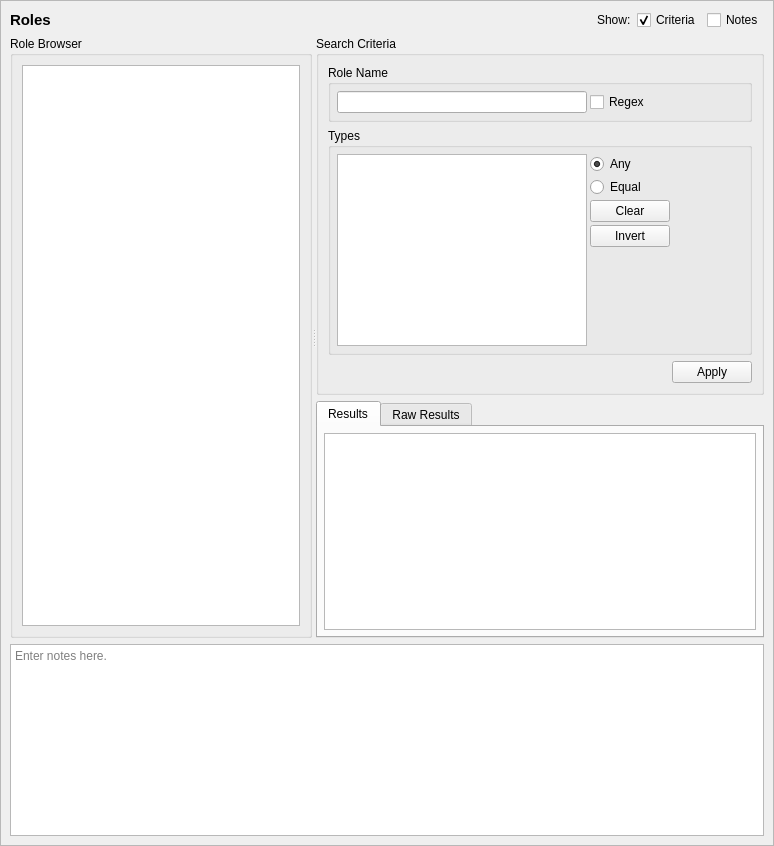
<?xml version="1.0" encoding="UTF-8"?>
<ui version="4.0">
 <class>RoleQueryTab_ui</class>
 <widget class="QScrollArea" name="RoleQueryTab_ui">
  <property name="geometry">
   <rect>
    <x>0</x>
    <y>0</y>
    <width>774</width>
    <height>846</height>
   </rect>
  </property>
  <property name="sizeAdjustPolicy">
   <enum>QAbstractScrollArea::AdjustToContents</enum>
  </property>
  <property name="widgetResizable">
   <bool>true</bool>
  </property>
  <widget class="QWidget" name="contents">
   <property name="geometry">
    <rect>
     <x>0</x>
     <y>0</y>
     <width>772</width>
     <height>844</height>
    </rect>
   </property>
   <property name="minimumSize">
    <size>
     <width>0</width>
     <height>0</height>
    </size>
   </property>
   <layout class="QGridLayout" name="gridLayout_3">
    <item row="0" column="0">
     <widget class="QLabel" name="label">
      <property name="sizePolicy">
       <sizepolicy hsizetype="Preferred" vsizetype="Fixed">
        <horstretch>0</horstretch>
        <verstretch>0</verstretch>
       </sizepolicy>
      </property>
      <property name="maximumSize">
       <size>
        <width>16777215</width>
        <height>20</height>
       </size>
      </property>
      <property name="font">
       <font>
        <pointsize>11</pointsize>
        <weight>75</weight>
        <bold>true</bold>
       </font>
      </property>
      <property name="text">
       <string>Roles</string>
      </property>
     </widget>
    </item>
    <item row="3" column="0" colspan="5">
     <widget class="QTextEdit" name="notes">
      <property name="minimumSize">
       <size>
        <width>0</width>
        <height>80</height>
       </size>
      </property>
      <property name="toolTip">
       <string>Optionally enter notes here about the query.</string>
      </property>
      <property name="placeholderText">
       <string>Enter notes here.</string>
      </property>
     </widget>
    </item>
    <item row="0" column="1">
     <spacer name="horizontalSpacer">
      <property name="orientation">
       <enum>Qt::Orientation::Horizontal</enum>
      </property>
      <property name="sizeHint" stdset="0">
       <size>
        <width>440</width>
        <height>20</height>
       </size>
      </property>
     </spacer>
    </item>
    <item row="0" column="2">
     <widget class="QLabel" name="label_2">
      <property name="text">
       <string>Show:</string>
      </property>
     </widget>
    </item>
    <item row="0" column="3">
     <widget class="QCheckBox" name="criteria_expander">
      <property name="toolTip">
       <string>Show or hide the search criteria (no settings are lost)</string>
      </property>
      <property name="text">
       <string>Criteria</string>
      </property>
      <property name="checked">
       <bool>true</bool>
      </property>
     </widget>
    </item>
    <item row="0" column="4">
     <widget class="QCheckBox" name="notes_expander">
      <property name="toolTip">
       <string>Show or hide the notes field (no data is lost)</string>
      </property>
      <property name="text">
       <string>Notes</string>
      </property>
     </widget>
    </item>
    <item row="1" column="0" rowspan="2" colspan="5">
     <widget class="QSplitter" name="splitter">
      <property name="sizePolicy">
       <sizepolicy hsizetype="Expanding" vsizetype="Preferred">
        <horstretch>0</horstretch>
        <verstretch>1</verstretch>
       </sizepolicy>
      </property>
      <property name="orientation">
       <enum>Qt::Orientation::Horizontal</enum>
      </property>
      <widget class="QGroupBox" name="browser_groupBox">
       <property name="title">
        <string>Role Browser</string>
       </property>
       <layout class="QGridLayout" name="gridLayout">
        <item row="0" column="0">
         <widget class="GetDetailsListView" name="roles"/>
        </item>
       </layout>
      </widget>
      <widget class="QWidget" name="verticalLayoutWidget">
       <layout class="QVBoxLayout" name="verticalLayout">
        <item>
         <widget class="QGroupBox" name="criteria_frame">
          <property name="sizePolicy">
           <sizepolicy hsizetype="Preferred" vsizetype="Preferred">
            <horstretch>0</horstretch>
            <verstretch>0</verstretch>
           </sizepolicy>
          </property>
          <property name="maximumSize">
           <size>
            <width>16777215</width>
            <height>16777215</height>
           </size>
          </property>
          <property name="title">
           <string>Search Criteria</string>
          </property>
          <layout class="QGridLayout" name="gridLayout_2">
           <item row="1" column="0">
            <widget class="QGroupBox" name="type_criteria">
             <property name="title">
              <string>Types</string>
             </property>
             <layout class="QGridLayout" name="gridLayout_7">
              <property name="leftMargin">
               <number>6</number>
              </property>
              <property name="topMargin">
               <number>6</number>
              </property>
              <property name="rightMargin">
               <number>6</number>
              </property>
              <property name="bottomMargin">
               <number>6</number>
              </property>
              <property name="spacing">
               <number>3</number>
              </property>
              <item row="2" column="1">
               <widget class="QPushButton" name="clear_types">
                <property name="text">
                 <string>Clear</string>
                </property>
               </widget>
              </item>
              <item row="2" column="2">
               <spacer name="horizontalSpacer_4">
                <property name="orientation">
                 <enum>Qt::Orientation::Horizontal</enum>
                </property>
                <property name="sizeHint" stdset="0">
                 <size>
                  <width>40</width>
                  <height>20</height>
                 </size>
                </property>
               </spacer>
              </item>
              <item row="3" column="1">
               <widget class="QPushButton" name="invert_types">
                <property name="text">
                 <string>Invert</string>
                </property>
               </widget>
              </item>
              <item row="1" column="1">
               <widget class="QRadioButton" name="types_equal">
                <property name="toolTip">
                 <string>A matching role will have a role set equal to the selected types.</string>
                </property>
                <property name="text">
                 <string>Equal</string>
                </property>
               </widget>
              </item>
              <item row="0" column="1">
               <widget class="QRadioButton" name="types_any">
                <property name="toolTip">
                 <string>A matching role will have any of the selected types.</string>
                </property>
                <property name="text">
                 <string>Any</string>
                </property>
                <property name="checked">
                 <bool>true</bool>
                </property>
               </widget>
              </item>
              <item row="0" column="0" rowspan="5">
               <widget class="QListView" name="types">
                <property name="sizePolicy">
                 <sizepolicy hsizetype="Expanding" vsizetype="Expanding">
                  <horstretch>0</horstretch>
                  <verstretch>0</verstretch>
                 </sizepolicy>
                </property>
                <property name="maximumSize">
                 <size>
                  <width>250</width>
                  <height>16777215</height>
                 </size>
                </property>
                <property name="toolTip">
                 <string>Match the type set of the role.</string>
                </property>
                <property name="selectionMode">
                 <enum>QAbstractItemView::ExtendedSelection</enum>
                </property>
               </widget>
              </item>
              <item row="4" column="1">
               <spacer name="verticalSpacer_2">
                <property name="orientation">
                 <enum>Qt::Orientation::Vertical</enum>
                </property>
                <property name="sizeHint" stdset="0">
                 <size>
                  <width>20</width>
                  <height>40</height>
                 </size>
                </property>
               </spacer>
              </item>
             </layout>
            </widget>
           </item>
           <item row="0" column="0">
            <widget class="QGroupBox" name="name_criteria">
             <property name="maximumSize">
              <size>
               <width>16777215</width>
               <height>120</height>
              </size>
             </property>
             <property name="title">
              <string>Role Name</string>
             </property>
             <layout class="QGridLayout" name="gridLayout_8">
              <property name="leftMargin">
               <number>6</number>
              </property>
              <property name="topMargin">
               <number>6</number>
              </property>
              <property name="rightMargin">
               <number>6</number>
              </property>
              <property name="bottomMargin">
               <number>6</number>
              </property>
              <property name="spacing">
               <number>3</number>
              </property>
              <item row="0" column="1">
               <widget class="QLineEdit" name="name">
                <property name="sizePolicy">
                 <sizepolicy hsizetype="Expanding" vsizetype="Fixed">
                  <horstretch>0</horstretch>
                  <verstretch>0</verstretch>
                 </sizepolicy>
                </property>
                <property name="minimumSize">
                 <size>
                  <width>150</width>
                  <height>20</height>
                 </size>
                </property>
                <property name="maximumSize">
                 <size>
                  <width>250</width>
                  <height>16777215</height>
                 </size>
                </property>
               </widget>
              </item>
              <item row="0" column="2">
               <widget class="QCheckBox" name="name_regex">
                <property name="toolTip">
                 <string>Use regular expressions to match the role's name.</string>
                </property>
                <property name="text">
                 <string>Regex</string>
                </property>
               </widget>
              </item>
             </layout>
            </widget>
           </item>
           <item row="2" column="0">
            <widget class="QDialogButtonBox" name="buttonBox">
             <property name="standardButtons">
              <set>QDialogButtonBox::StandardButton::Apply</set>
             </property>
            </widget>
           </item>
          </layout>
         </widget>
        </item>
        <item>
         <widget class="QTabWidget" name="results_frame">
          <property name="sizePolicy">
           <sizepolicy hsizetype="Preferred" vsizetype="MinimumExpanding">
            <horstretch>0</horstretch>
            <verstretch>1</verstretch>
           </sizepolicy>
          </property>
          <property name="currentIndex">
           <number>0</number>
          </property>
          <widget class="QWidget" name="table_page">
           <property name="sizePolicy">
            <sizepolicy hsizetype="Preferred" vsizetype="MinimumExpanding">
             <horstretch>0</horstretch>
             <verstretch>0</verstretch>
            </sizepolicy>
           </property>
           <attribute name="title">
            <string>Results</string>
           </attribute>
           <layout class="QVBoxLayout" name="verticalLayout_3">
            <property name="leftMargin">
             <number>6</number>
            </property>
            <property name="topMargin">
             <number>6</number>
            </property>
            <property name="rightMargin">
             <number>6</number>
            </property>
            <property name="bottomMargin">
             <number>6</number>
            </property>
            <item>
             <widget class="SEToolsTableView" name="table_results">
              <property name="sizePolicy">
               <sizepolicy hsizetype="Expanding" vsizetype="MinimumExpanding">
                <horstretch>0</horstretch>
                <verstretch>0</verstretch>
               </sizepolicy>
              </property>
              <property name="sizeAdjustPolicy">
               <enum>QAbstractScrollArea::AdjustIgnored</enum>
              </property>
              <property name="alternatingRowColors">
               <bool>true</bool>
              </property>
              <property name="sortingEnabled">
               <bool>true</bool>
              </property>
             </widget>
            </item>
           </layout>
          </widget>
          <widget class="QWidget" name="raw_page">
           <property name="sizePolicy">
            <sizepolicy hsizetype="Preferred" vsizetype="MinimumExpanding">
             <horstretch>0</horstretch>
             <verstretch>0</verstretch>
            </sizepolicy>
           </property>
           <attribute name="title">
            <string>Raw Results</string>
           </attribute>
           <layout class="QVBoxLayout" name="verticalLayout_2">
            <property name="leftMargin">
             <number>6</number>
            </property>
            <property name="topMargin">
             <number>6</number>
            </property>
            <property name="rightMargin">
             <number>6</number>
            </property>
            <property name="bottomMargin">
             <number>6</number>
            </property>
            <item>
             <widget class="QPlainTextEdit" name="raw_results">
              <property name="sizePolicy">
               <sizepolicy hsizetype="Expanding" vsizetype="MinimumExpanding">
                <horstretch>0</horstretch>
                <verstretch>0</verstretch>
               </sizepolicy>
              </property>
              <property name="minimumSize">
               <size>
                <width>0</width>
                <height>0</height>
               </size>
              </property>
              <property name="font">
               <font>
                <family>Monospace</family>
               </font>
              </property>
              <property name="documentTitle">
               <string/>
              </property>
              <property name="lineWrapMode">
               <enum>QPlainTextEdit::NoWrap</enum>
              </property>
              <property name="readOnly">
               <bool>true</bool>
              </property>
             </widget>
            </item>
           </layout>
          </widget>
         </widget>
        </item>
       </layout>
      </widget>
     </widget>
    </item>
   </layout>
   <zorder>splitter</zorder>
   <zorder>notes</zorder>
   <zorder>label</zorder>
   <zorder>label_2</zorder>
   <zorder>horizontalSpacer</zorder>
   <zorder>criteria_expander</zorder>
   <zorder>notes_expander</zorder>
  </widget>
 </widget>
 <customwidgets>
  <customwidget>
   <class>SEToolsTableView</class>
   <extends>QTableView</extends>
   <header>setoolsgui/tableview.h</header>
  </customwidget>
  <customwidget>
   <class>GetDetailsListView</class>
   <extends>QListView</extends>
   <header>setoolsgui/getdetailslist.h</header>
  </customwidget>
 </customwidgets>
 <tabstops>
  <tabstop>criteria_expander</tabstop>
  <tabstop>notes_expander</tabstop>
  <tabstop>roles</tabstop>
  <tabstop>name</tabstop>
  <tabstop>name_regex</tabstop>
  <tabstop>types</tabstop>
  <tabstop>types_any</tabstop>
  <tabstop>types_equal</tabstop>
  <tabstop>clear_types</tabstop>
  <tabstop>invert_types</tabstop>
  <tabstop>results_frame</tabstop>
  <tabstop>table_results</tabstop>
  <tabstop>raw_results</tabstop>
  <tabstop>notes</tabstop>
 </tabstops>
 <resources/>
 <connections>
  <connection>
   <sender>clear_types</sender>
   <signal>clicked()</signal>
   <receiver>types</receiver>
   <slot>clearSelection()</slot>
   <hints>
    <hint type="sourcelabel">
     <x>429</x>
     <y>99</y>
    </hint>
    <hint type="destinationlabel">
     <x>319</x>
     <y>184</y>
    </hint>
   </hints>
  </connection>
  <connection>
   <sender>notes_expander</sender>
   <signal>toggled(bool)</signal>
   <receiver>notes</receiver>
   <slot>setVisible(bool)</slot>
   <hints>
    <hint type="sourcelabel">
     <x>732</x>
     <y>20</y>
    </hint>
    <hint type="destinationlabel">
     <x>386</x>
     <y>754</y>
    </hint>
   </hints>
  </connection>
  <connection>
   <sender>criteria_expander</sender>
   <signal>toggled(bool)</signal>
   <receiver>criteria_frame</receiver>
   <slot>setVisible(bool)</slot>
   <hints>
    <hint type="sourcelabel">
     <x>583</x>
     <y>20</y>
    </hint>
    <hint type="destinationlabel">
     <x>496</x>
     <y>226</y>
    </hint>
   </hints>
  </connection>
 </connections>
</ui>
